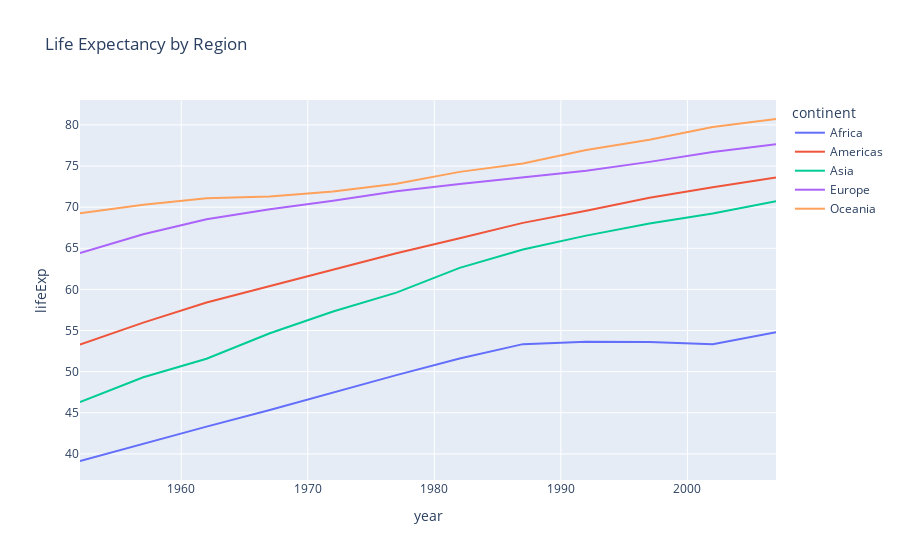
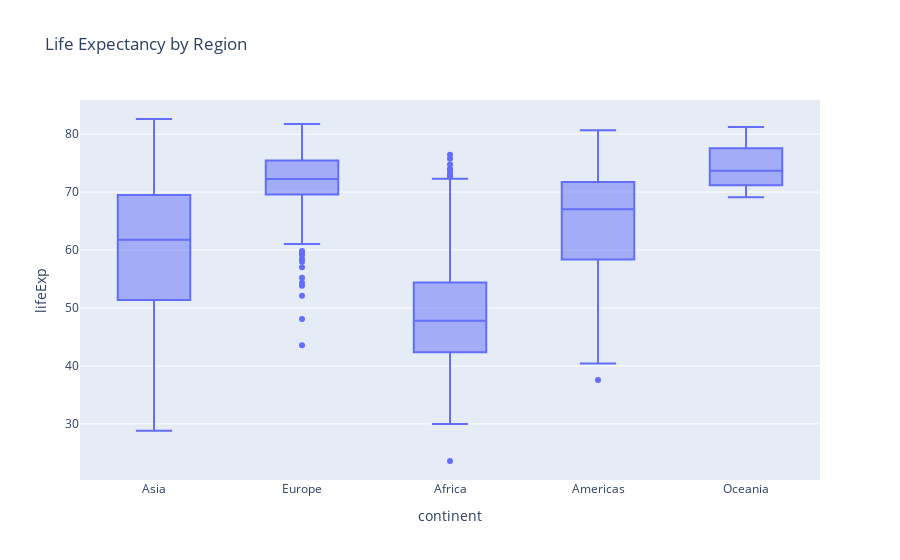

Write notebook code for charts like these, in order.
### Markdown cell above
## Insight 1: Life Expectancy by Region

### Code cell
# Calculating the average life expectancy by region and year
life_expectancy_region_df = df.groupby(['year', 'continent'])['lifeExp'].mean().reset_index()

# Creating a line plot or box plot for life expectancy by region
fig = px.line(life_expectancy_region_df, x='year', y='lifeExp', color='continent', title='Life Expectancy by Region')
fig.show()

# Alternatively, creating a box plot for life expectancy by region
fig = px.box(df, x='continent', y='lifeExp', title='Life Expectancy by Region')
fig.show()

### Figure 1 — Plotly figure (JSON) as saved in the notebook; plotly's stock layout.template omitted (floating-point values rounded to 4 significant figures)
{"data": [{"hovertemplate": "continent=Africa<br>year=%{x}<br>lifeExp=%{y}<extra></extra>", "legendgroup": "Africa", "line": {"color": "#636efa", "dash": "solid"}, "marker": {"symbol": "circle"}, "mode": "lines", "name": "Africa", "orientation": "v", "showlegend": true, "type": "scatter", "x": [1952, 1957, 1962, 1967, 1972, 1977, 1982, 1987, 1992, 1997, 2002, 2007], "xaxis": "x", "y": [39.14, 41.27, 43.32, 45.33, 47.45, 49.58, 51.59, 53.34, 53.63, 53.6, 53.33, 54.81], "yaxis": "y"}, {"hovertemplate": "continent=Americas<br>year=%{x}<br>lifeExp=%{y}<extra></extra>", "legendgroup": "Americas", "line": {"color": "#EF553B", "dash": "solid"}, "marker": {"symbol": "circle"}, "mode": "lines", "name": "Americas", "orientation": "v", "showlegend": true, "type": "scatter", "x": [1952, 1957, 1962, 1967, 1972, 1977, 1982, 1987, 1992, 1997, 2002, 2007], "xaxis": "x", "y": [53.28, 55.96, 58.4, 60.41, 62.39, 64.39, 66.23, 68.09, 69.57, 71.15, 72.42, 73.61], "yaxis": "y"}, {"hovertemplate": "continent=Asia<br>year=%{x}<br>lifeExp=%{y}<extra></extra>", "legendgroup": "Asia", "line": {"color": "#00cc96", "dash": "solid"}, "marker": {"symbol": "circle"}, "mode": "lines", "name": "Asia", "orientation": "v", "showlegend": true, "type": "scatter", "x": [1952, 1957, 1962, 1967, 1972, 1977, 1982, 1987, 1992, 1997, 2002, 2007], "xaxis": "x", "y": [46.31, 49.32, 51.56, 54.66, 57.32, 59.61, 62.62, 64.85, 66.54, 68.02, 69.23, 70.73], "yaxis": "y"}, {"hovertemplate": "continent=Europe<br>year=%{x}<br>lifeExp=%{y}<extra></extra>", "legendgroup": "Europe", "line": {"color": "#ab63fa", "dash": "solid"}, "marker": {"symbol": "circle"}, "mode": "lines", "name": "Europe", "orientation": "v", "showlegend": true, "type": "scatter", "x": [1952, 1957, 1962, 1967, 1972, 1977, 1982, 1987, 1992, 1997, 2002, 2007], "xaxis": "x", "y": [64.41, 66.7, 68.54, 69.74, 70.78, 71.94, 72.81, 73.64, 74.44, 75.51, 76.7, 77.65], "yaxis": "y"}, {"hovertemplate": "continent=Oceania<br>year=%{x}<br>lifeExp=%{y}<extra></extra>", "legendgroup": "Oceania", "line": {"color": "#FFA15A", "dash": "solid"}, "marker": {"symbol": "circle"}, "mode": "lines", "name": "Oceania", "orientation": "v", "showlegend": true, "type": "scatter", "x": [1952, 1957, 1962, 1967, 1972, 1977, 1982, 1987, 1992, 1997, 2002, 2007], "xaxis": "x", "y": [69.25, 70.3, 71.09, 71.31, 71.91, 72.85, 74.29, 75.32, 76.94, 78.19, 79.74, 80.72], "yaxis": "y"}], "layout": {"legend": {"title": {"text": "continent"}, "tracegroupgap": 0}, "title": {"text": "Life Expectancy by Region"}, "xaxis": {"anchor": "y", "domain": [0, 1], "title": {"text": "year"}}, "yaxis": {"anchor": "x", "domain": [0, 1], "title": {"text": "lifeExp"}}}}

### Figure 2 — Plotly figure (JSON) as saved in the notebook; plotly's stock layout.template omitted (floating-point values rounded to 4 significant figures; data arrays with more than 128 entries replaced by an {"elided": "..."} marker saying what was removed)
{"data": [{"alignmentgroup": "True", "hovertemplate": "continent=%{x}<br>lifeExp=%{y}<extra></extra>", "legendgroup": "", "marker": {"color": "#636efa"}, "name": "", "notched": false, "offsetgroup": "", "orientation": "v", "showlegend": false, "type": "box", "x": {"elided": "1704 str values"}, "x0": " ", "xaxis": "x", "y": {"elided": "1704 float values"}, "y0": " ", "yaxis": "y"}], "layout": {"boxmode": "group", "legend": {"tracegroupgap": 0}, "title": {"text": "Life Expectancy by Region"}, "xaxis": {"anchor": "y", "domain": [0, 1], "title": {"text": "continent"}}, "yaxis": {"anchor": "x", "domain": [0, 1], "title": {"text": "lifeExp"}}}}
